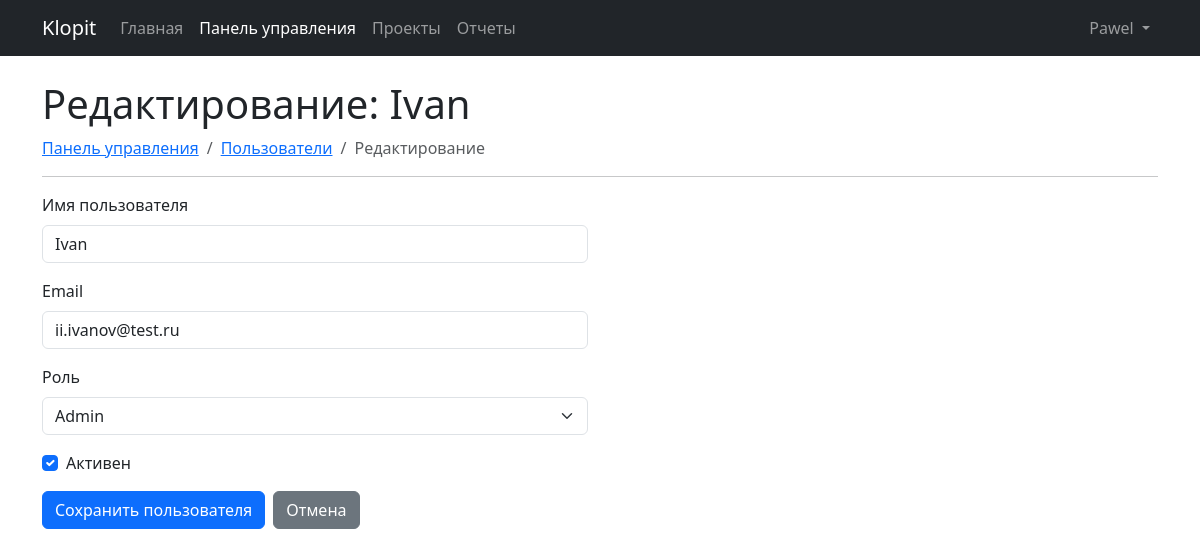
/admin/users/2/edit (signed in), run on the app's committed database.
### app/models.py (models this page shows, shortened)
class User(UserMixin, db.Model):
    id = db.Column(db.Integer, primary_key=True)
    username = db.Column(db.String(64), index=True, unique=True, nullable=False)
    email = db.Column(db.String(120), index=True, unique=True, nullable=False)
    password_hash = db.Column(db.String(128), nullable=False)
    created_at = db.Column(db.DateTime, default=datetime.utcnow)
    is_active = db.Column(db.Boolean, default=True)
    role_id = db.Column(db.Integer, db.ForeignKey('role.id'))
    projects_owned = db.relationship('Project', backref='owner', lazy='dynamic', foreign_keys='Project.owner_id')
    projects_member_of = db.relationship('Project', secondary=project_members,
                                         back_populates='members', lazy='dynamic')
    tasks_assigned = db.relationship('Task', backref='assignee', lazy='dynamic', foreign_keys='Task.assignee_id')
    tasks_created = db.relationship('Task', backref='creator', lazy='dynamic', foreign_keys='Task.creator_id')
    uploaded_files = db.relationship('File', backref='uploader', lazy='dynamic')
    comments = db.relationship('Comment', backref='author', lazy='dynamic')
    notifications = db.relationship('Notification', backref='recipient', lazy='dynamic',
                                    foreign_keys='Notification.user_id')
    def is_admin(self):
        return self.role is not None and self.role.name == 'Admin'
    def new_notifications_count(self):
        return self.notifications.filter_by(is_read=False).count()

### app/dashboard/routes.py (the view)
@bp.route('/admin/users/<int:user_id>/edit', methods=['GET', 'POST'])
@login_required
@admin_required
def edit_user(user_id):
    user = User.query.get_or_404(user_id)
    form = AdminEditUserForm(user_to_edit=user)
    if form.validate_on_submit():
        try:
            user.username = form.username.data
            user.email = form.email.data
            user.role = form.role.data # QuerySelectField возвращает объект Role
            user.is_active = form.is_active.data
            db.session.commit()
            flash(f'Данные пользователя {user.username} обновлены.', 'success')
            return redirect(url_for('dashboard.list_users'))
        except Exception as e:
            db.session.rollback()
            flash(f'Ошибка при обновлении пользователя: {e}', 'danger')
            print(f"Admin user edit error: {e}")
            traceback.print_exc()
    elif request.method == 'GET':
        form.username.data = user.username
        form.email.data = user.email
        form.role.data = user.role # Устанавливаем текущую роль
        form.is_active.data = user.is_active
    return render_template('admin/edit_user.html', title=f'Редактирование: {user.username}', form=form, user=user)

### app/dashboard/forms.py (shortened to what this page needs)
class AdminEditUserForm(FlaskForm):
    username = StringField('Имя пользователя', validators=[DataRequired(), Length(min=3, max=20)])
    email = StringField('Email', validators=[DataRequired(), Email()])
    role = QuerySelectField('Роль', query_factory=get_roles, get_label='name', allow_blank=False, validators=[DataRequired()])
    is_active = BooleanField('Активен') # Чекбокс для статуса
    submit = SubmitField('Сохранить пользователя')
    def __init__(self, user_to_edit, *args, **kwargs):
        super(AdminEditUserForm, self).__init__(*args, **kwargs)
        self.user_to_edit = user_to_edit # Сохраняем пользователя для валидации

### app/dashboard/forms.py (called while the page is built)
def get_roles():
    return Role.query.order_by(Role.name)

### app/dashboard/templates/admin/edit_user.html (shortened to what this page needs)
{% extends "base.html" %}
{% import "includes/_formhelpers.html" as forms %}
{% block content %}
<h1>{{ title }}</h1>
<nav aria-label="breadcrumb">
  <ol class="breadcrumb">
    <li class="breadcrumb-item"><a href="{{ url_for('dashboard.index') }}">Панель управления</a></li>
    <li class="breadcrumb-item"><a href="{{ url_for('dashboard.list_users') }}">Пользователи</a></li>
    <li class="breadcrumb-item active" aria-current="page">Редактирование</li>
  </ol>
</nav>
<hr>
<div class="row">
    <div class="col-md-8 col-lg-6">
        <form method="POST" action="{{ url_for('dashboard.edit_user', user_id=user.id) }}" novalidate>
            {{ forms.render_field(form.username, class="form-control") }}
            {{ forms.render_field(form.email, class="form-control") }}
            {{ forms.render_field(form.role, class="form-select") }}
            <div class="form-check mb-3">
                {{ form.is_active(class="form-check-input") }}
                {{ form.is_active.label(class="form-check-label") }}
            </div>
            <div class="d-flex gap-2">
                 {{ form.submit(class="btn btn-primary") }}
                 <a href="{{ url_for('dashboard.list_users') }}" class="btn btn-secondary">Отмена</a>
            </div>
        </form>
    </div>
</div>
{% endblock %}

### app/templates/includes/_formhelpers.html (shortened to what this page needs)
{% macro render_field(field, label_visible=true) -%}
  <div class="mb-3">
    {% if label_visible %}
      {{ field.label(class="form-label") }}
    {% endif %}
    {{ field(class_=kwargs.get('class_', '') + (' is-invalid' if field.errors else ''), **kwargs) }}
  </div>
{%- endmacro %}

### app/templates/includes/_navbar.html (shortened to what this page needs)
<nav class="navbar navbar-expand-lg bg-dark navbar-dark mb-4">
  <div class="container">
    <a class="navbar-brand" href="{{ url_for('main.index') }}">
      Klopit
    </a>
    <div class="collapse navbar-collapse" id="navbarNav">
      <ul class="navbar-nav me-auto mb-2 mb-lg-0">
        <li class="nav-item">
          <a class="nav-link {% if request.endpoint == 'main.index' %}active{% endif %}" href="{{ url_for('main.index') }}">Главная</a>
        </li>
        {% if current_user.is_authenticated %}
          <li class="nav-item">
              <a class="nav-link {% if request.blueprint == 'dashboard' %}active{% endif %}" href="{{ url_for('dashboard.index') }}">Панель управления</a>
            </li>
            <li class="nav-item">
              <a class="nav-link {% if request.blueprint == 'projects' %}active{% endif %}" href="{{ url_for('projects.list_projects') }}">Проекты</a>
            </li>
            <li class="nav-item">
              <a class="nav-link {% if request.blueprint == 'reports' %}active{% endif %}" href="{{ url_for('reports.index') }}">Отчеты</a>
            </li>
        {% endif %}
      </ul>
      <ul class="navbar-nav ms-auto mb-2 mb-lg-0 align-items-center">
         {% if current_user.is_authenticated %}
             <li class="nav-item me-2">
                 <a class="nav-link position-relative {% if unread_notifications_count > 0 %}text-warning{% endif %}" href="{{ url_for('dashboard.notifications') }}" title="Уведомления">
                 </a>
             </li>
             <li class="nav-item dropdown">
              <a class="nav-link dropdown-toggle" href="#" role="button" data-bs-toggle="dropdown" aria-expanded="false">
                {{ current_user.username }}
              </a>
            </li>
         {% endif %}
      </ul>
    </div>
  </div>
</nav>

### data on the page
User: username "Pawel"
User: username "Ivan", email "ii.ivanov@test.ru", role "Admin"

### other printed values
{{ title }} "Редактирование: Ivan"
{{ field.label(class="form-label") }} "Имя пользователя Email Роль"
